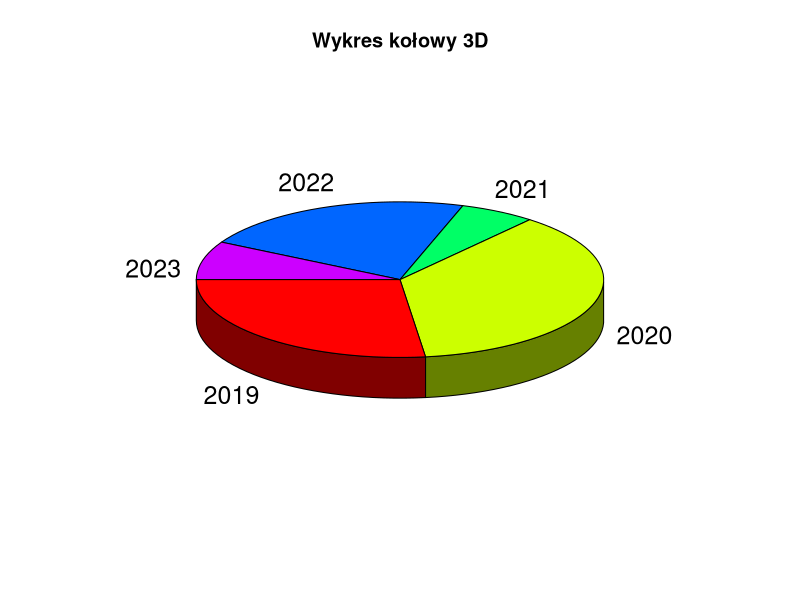

Source code (R): (Note: this script raises an error after producing the figure.)
library(plotrix)

#Dane
values <- c(27, 37, 6, 22, 8)
labels <- c(2019, 2020, 2021, 2022, 2023)
data <- data.frame(labels, values)


# Wykres kołowy
pk <- pie3D(values, labels = labels,
  main = "Wykres kołowy 3D",
  theta = 0.6,
  start = pi,
  shade = 0.5
)


#Wykres liniowy
pl <- ggplot(data, aes(x = labels, y = values)) +
  geom_line(color = "darkgreen", size = 1.2) +
  geom_point(size = 3, color = "darkgreen")+
  scale_y_continuous(breaks = seq(0, 40, by = 5))+
  theme_minimal() +
  labs(title = "Wykres liniowy", x = "Nazwa", y = "Wartość")
